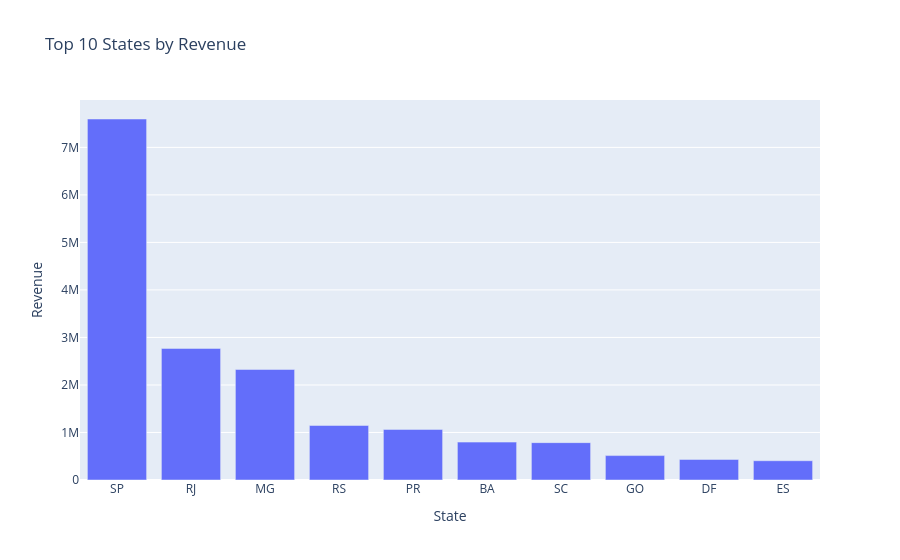

Notebook cell for this chart:
### Code cell
fig = px.bar(
    top_states,
    x="customer_state",
    y="payment_value",
    title="Top 10 States by Revenue",
    labels={
        "customer_state":"State",
        "payment_value":"Revenue"
    }
)

fig.show()

### Figure 1 — Plotly figure (JSON) as saved in the notebook; plotly's stock layout.template omitted (floating-point values rounded to 4 significant figures)
{"data": [{"hovertemplate": "State=%{x}<br>Revenue=%{y}<extra></extra>", "legendgroup": "", "marker": {"color": "#636efa", "pattern": {"shape": ""}}, "name": "", "orientation": "v", "showlegend": false, "textposition": "auto", "type": "bar", "x": ["SP", "RJ", "MG", "RS", "PR", "BA", "SC", "GO", "DF", "ES"], "xaxis": "x", "y": [7597000.0, 2769000.0, 2326000.0, 1147000.0, 1065000.0, 797400.0, 786300.0, 513900.0, 432600.0, 405800.0], "yaxis": "y"}], "layout": {"barmode": "relative", "legend": {"tracegroupgap": 0}, "title": {"text": "Top 10 States by Revenue"}, "xaxis": {"anchor": "y", "domain": [0, 1], "title": {"text": "State"}}, "yaxis": {"anchor": "x", "domain": [0, 1], "title": {"text": "Revenue"}}}}
